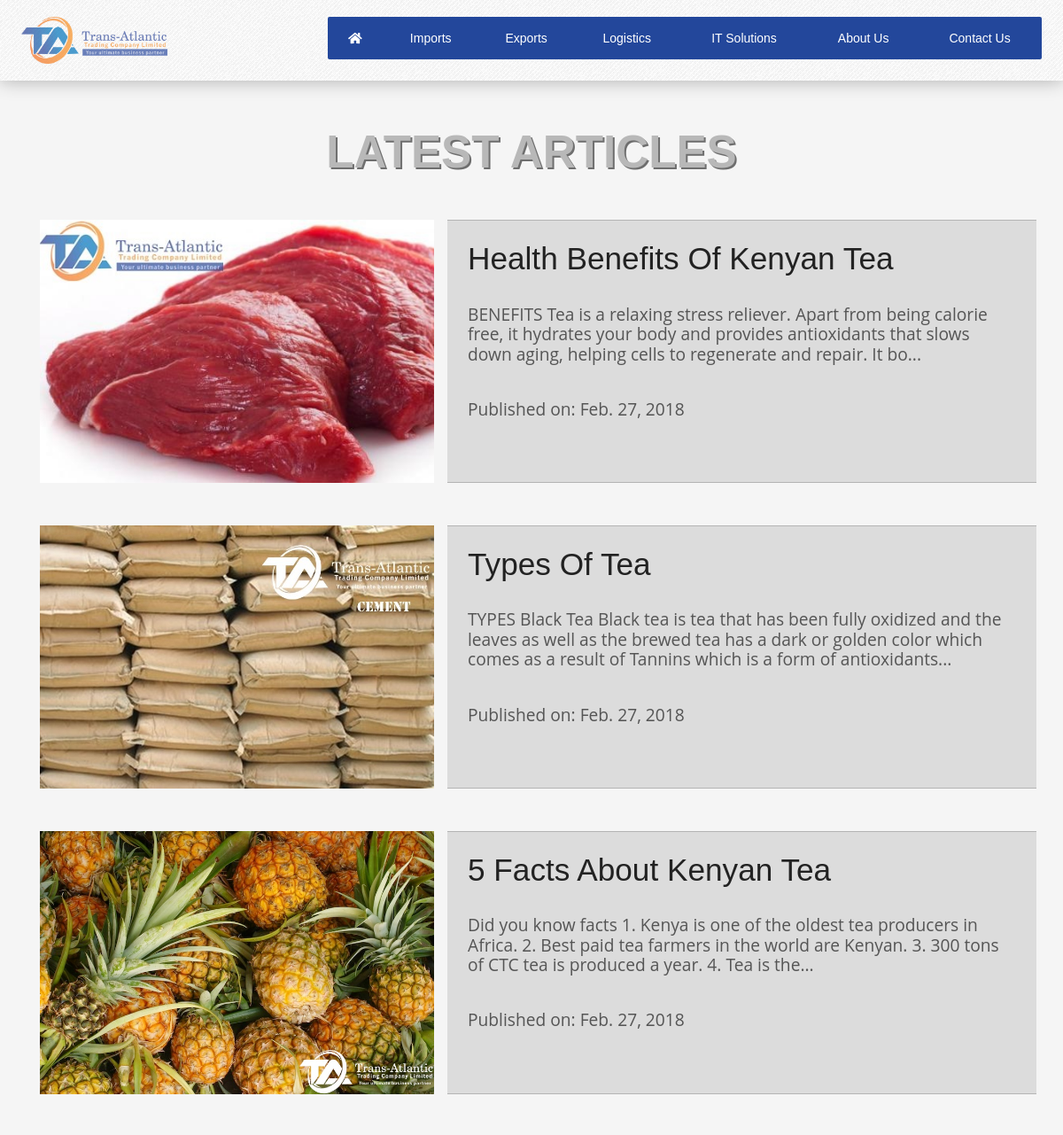
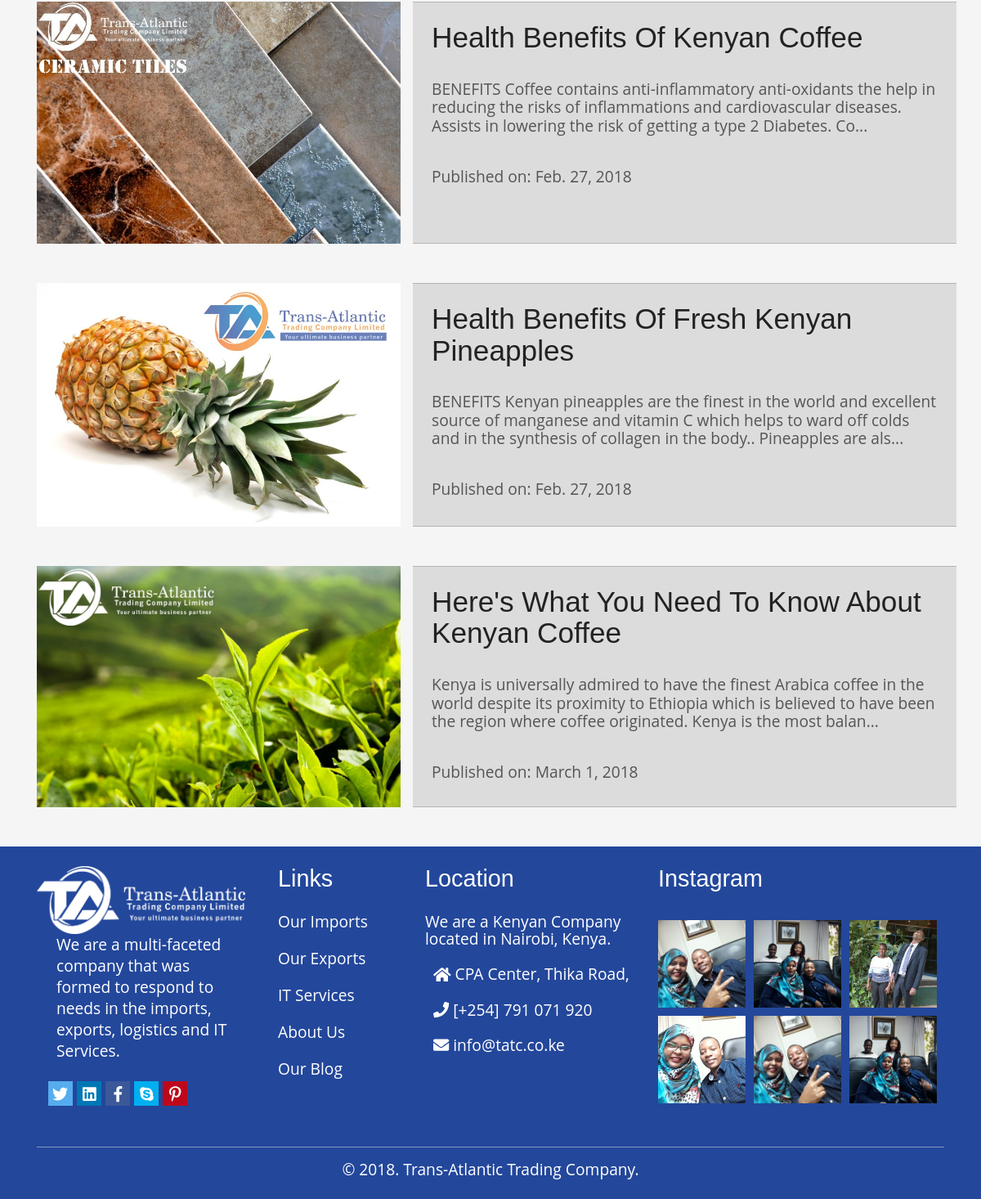
The app's page /articles/ with its own data (2 pictures, top to bottom).
### articles/models.py (models this page shows, shortened)
class Article(models.Model):
    title = models.CharField(max_length=100)
    slug = models.SlugField()
    body = models.TextField()
    date = models.DateField(auto_now_add=True)
    thumb = models.ImageField(default='default.png', blank=True)
    author = models.CharField(max_length=100, default='Emmanuel Makonde')
    def snippet(self):
        return self.body[:200] + "..."

### articles/views.py (the view)
def article_list(request):
    articles = Article.objects.all().order_by('date')
    return render(request, 'articles/article_list.html', {'articles': articles })

### articles/templates/articles/article_list.html (shortened to what this page needs)
{% extends 'home/base.html' %}
{% load static %}
{% block nav %}{% include 'home/navbar.html' %}{% endblock nav %}
{% block content %}
<div class="container mt-5 pt-5 pb-5">
    <div class="articles pt-5">
        <div class="text-dark text-center">
            <h1>LATEST ARTICLES</h1>
        </div>
        {% for article in articles %}
            <div class="row article mt-5">
                <div class="col-md-5">
                    <img class="img-fluid" src="{{ article.thumb.url }}" alt="article thumbnail">
                </div>
                <div class="col-md-7  bordered">
                <div class="pt-4 pb-3 pl-2 pr-2" >
                    <h2><a class="text-dark" href="{% url 'articles:detail' slug=article.slug %}">{{ article.title }}</a></h2>
                </div>
                <div class="pl-2 pr-2 pb-4 pt-3">
                    <p>{{ article.snippet }}</p>
                </div>
                <div class="pl-2 pr-2 pb-4 pt-3">
                    <p>Published on: {{ article.date }}</p>
                </div>
                </div>
            </div>
        {% endfor %}
    </div>
</div>
{% endblock content %}
{% block footer %}{% include 'home/footer.html' %}{% endblock footer %}

### home/static/home/css/nav/demo.css (style rules this page uses)
body { background-color: #f5f5f5; margin: 0px; padding: 0px; font-family: Arial, Helvetica, sans-serif; }
* { -webkit-box-sizing: border-box; -moz-box-sizing: border-box; box-sizing: border-box; text-decoration: none; -webkit-font-smoothing: antialiased; }

### home/static/home/css/hero.css (style rules this page uses)
* { box-sizing: border-box; }
body { margin: 0; font-family: 'Segoe UI', Tahoma, Geneva, Verdana, sans-serif; font-size: 1rem; font-weight: normal; line-height: 1.5; color: #333; overflow-x: hidden; }
.container { margin: auto; }

### home/static/home/css/default.css (style rules this page uses)
.articles h1 { color: rgb(184, 184, 184) !important; text-shadow: 2px 2px rgb(110, 110, 110); }

### home/static/home/css/preloader.css (style rules this page uses)
body { width: 100%; overflow-x: hidden; }

### records on screen
Article: thumb (picture), title "Health Benefits Of Kenyan Tea", snippet "BENEFITS Tea is a relaxing stress reliever. Apart from being calorie free, it hydrates your body and provides antioxidants that slows down aging, helping cells to regenerate and repair. It bo...", date "Feb. 27, 2018"
Article: thumb (picture), title "Types Of Tea", snippet "TYPES Black Tea Black tea is tea that has been fully oxidized and the leaves as well as the brewed tea has a dark or golden color which comes as a result of Tannins which is a form of antioxidants...", date "Feb. 27, 2018"
Article: thumb (picture), title "5 Facts About Kenyan Tea", snippet "Did you know facts 1. Kenya is one of the oldest tea producers in Africa. 2. Best paid tea farmers in the world are Kenyan. 3. 300 tons of CTC tea is produced a year. 4. Tea is the...", date "Feb. 27, 2018"
Article: thumb (picture), title "Health Benefits Of Kenyan Coffee", snippet "BENEFITS Coffee contains anti-inflammatory anti-oxidants the help in reducing the risks of inflammations and cardiovascular diseases. Assists in lowering the risk of getting a type 2 Diabetes. Co...", date "Feb. 27, 2018"
Article: thumb (picture), title "Health Benefits Of Fresh Kenyan Pineapples", snippet "BENEFITS Kenyan pineapples are the finest in the world and excellent source of manganese and vitamin C which helps to ward off colds and in the synthesis of collagen in the body.. Pineapples are als...", date "Feb. 27, 2018"
Article: thumb (picture), title "Here's What You Need To Know About Kenyan Coffee", snippet "Kenya is universally admired to have the finest Arabica coffee in the world despite its proximity to Ethiopia which is believed to have been the region where coffee originated. Kenya is the most balan...", date "March 1, 2018"
